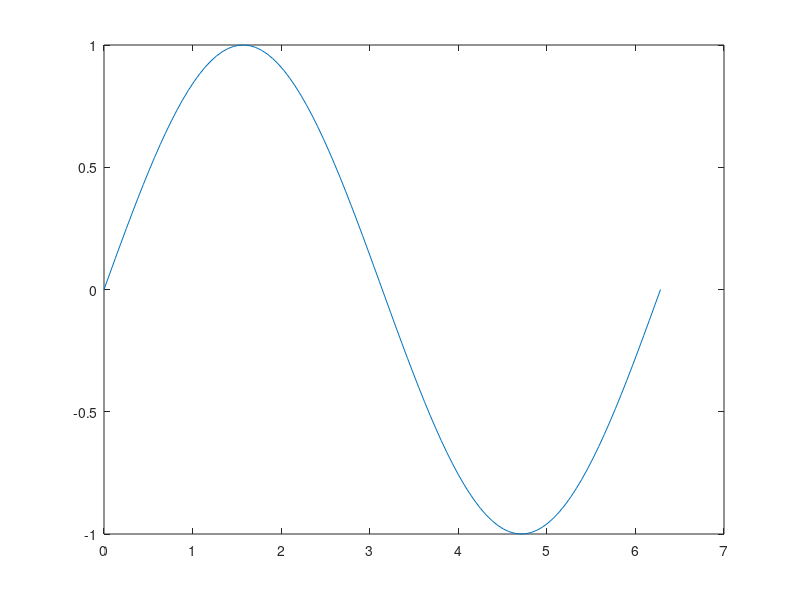
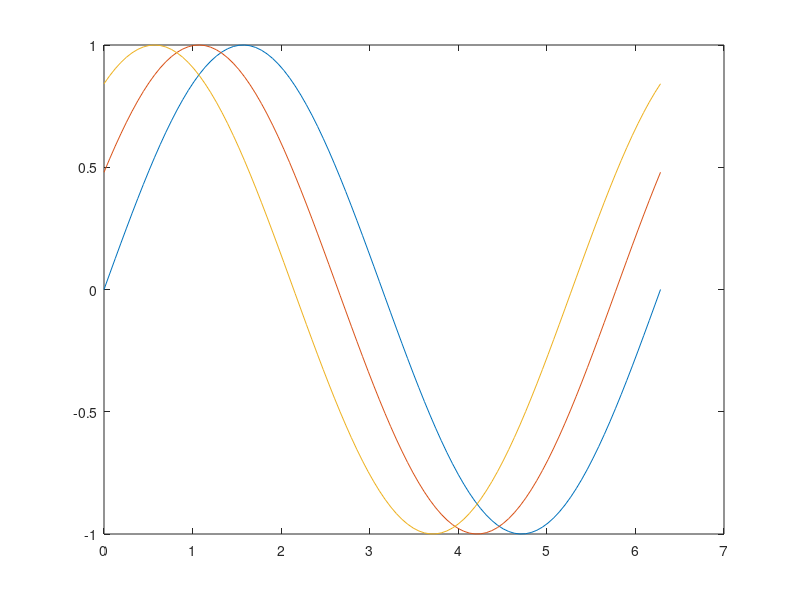
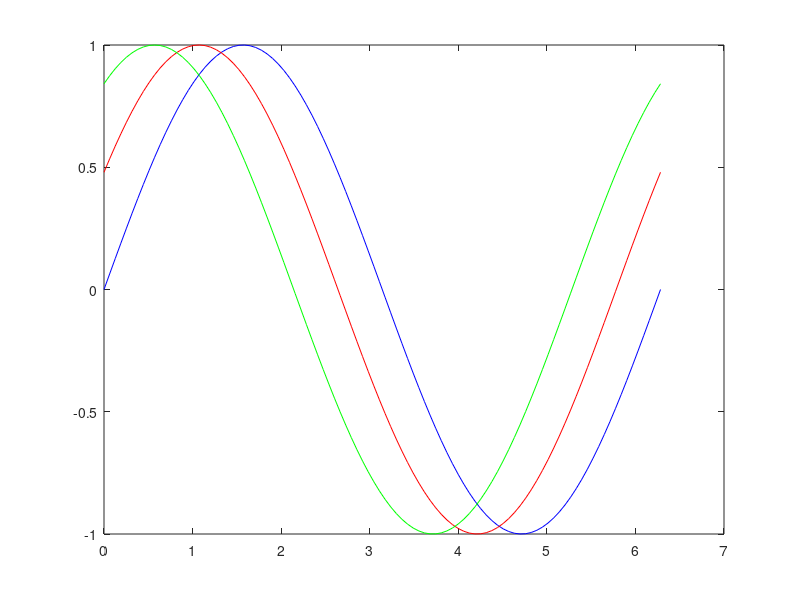
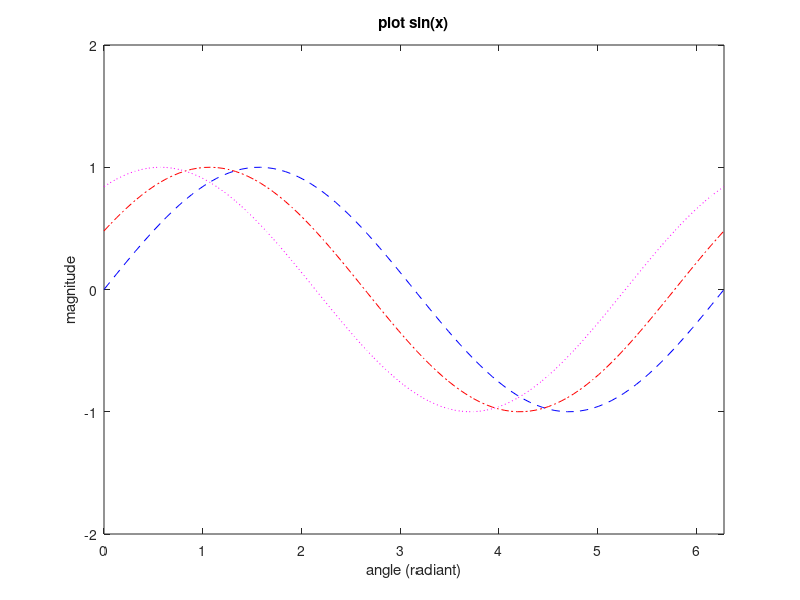

MATLAB code for these plots, in order:
clear
clc

x = linspace(0,2*pi,100);
y1 = sin(x);
y2 = sin(x + 0.5);
y3 = sin(x + 1);

% plot single line
figure(1)
plot(x,y1)

% plot multi lines
figure(2)
plot(x,y1,x,y2,x,y3)

% plot multi lines a custom color
figure(3)
plot(x,y1,'b',x,y2,'r',x,y3,'g')

% plot multi lines with costume color and line type
figure(4)
plot(x,y1,'b--',x,y2,'r-.',x,y3,'m:')
axis([0 2*pi -2 2]);
title('plot sin(x)');
xlabel('angle (radiant)');
ylabel('magnitude');